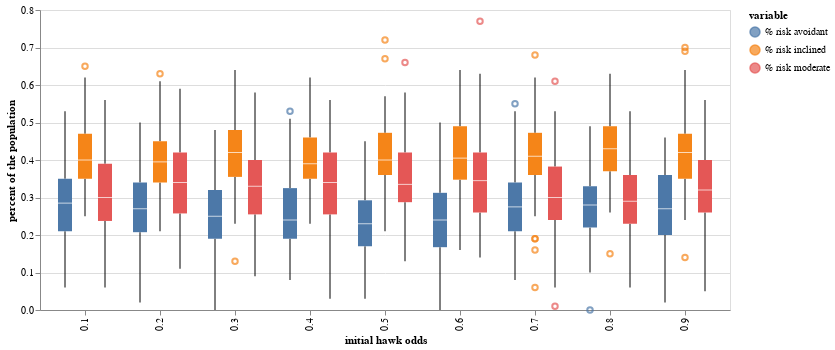

The notebook cell saved with this chart:
### Code cell
alt.Chart(melted_df).mark_boxplot().encode(
    x=alt.X('hawk_odds:N', title='initial hawk odds'),
    y=alt.Y('value', title='percent of the population'),
    color=alt.Color('variable'),
    xOffset=alt.XOffset('variable')
)

### Figure 1 — Vega-Lite specification as saved in the notebook (floating-point values rounded to 4 significant figures; data arrays with more than 128 entries replaced by an {"elided": "..."} marker saying what was removed)
{"config": {"view": {"continuousWidth": 300, "continuousHeight": 300}}, "data": {"name": "data-346fe8136ad7d3dacb9c887492c2c686"}, "mark": {"type": "boxplot"}, "encoding": {"color": {"field": "variable", "type": "nominal"}, "x": {"field": "hawk_odds", "title": "initial hawk odds", "type": "nominal"}, "xOffset": {"field": "variable", "type": "nominal"}, "y": {"field": "value", "title": "percent of the population", "type": "quantitative"}}, "$schema": "https://vega.github.io/schema/vega-lite/v5.20.1.json", "datasets": {"data-346fe8136ad7d3dacb9c887492c2c686": {"elided": "2454 records"}}}
